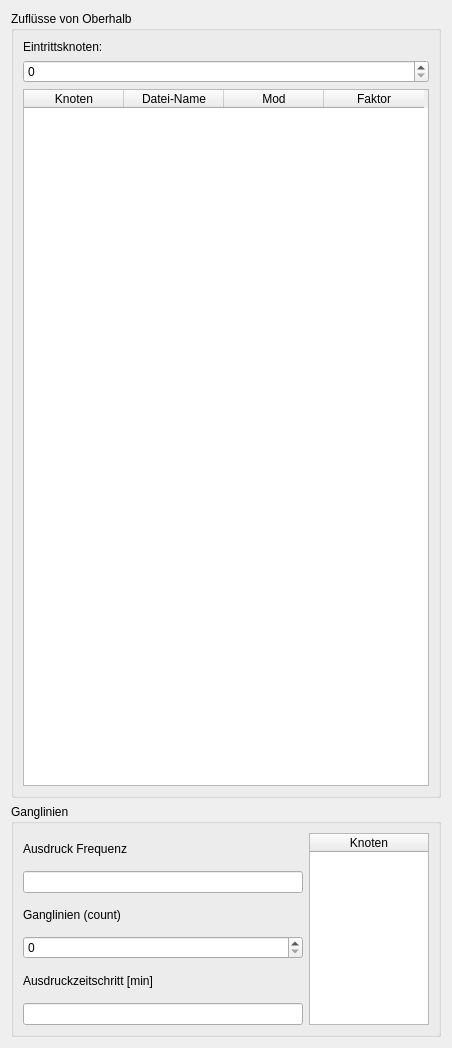
         <widget class="QWidget" name="zufgang">
          <property name="geometry">
           <rect>
            <x>0</x>
            <y>0</y>
            <width>452</width>
            <height>1048</height>
           </rect>
          </property>
          <attribute name="label">
           <string>Zuflussknoten und Ganglinie(n)</string>
          </attribute>
          <layout class="QVBoxLayout" name="verticalLayout_9">
           <item>
            <widget class="QGroupBox" name="groupBox_8">
             <property name="font">
              <font>
               <pointsize>9</pointsize>
               <weight>50</weight>
               <bold>false</bold>
              </font>
             </property>
             <property name="title">
              <string>Zuflüsse von Oberhalb</string>
             </property>
             <layout class="QVBoxLayout" name="verticalLayout_10">
              <item>
               <layout class="QGridLayout" name="gridLayout_5">
                <item row="3" column="0">
                 <widget class="QTableWidget" name="p_nupe">
                  <property name="alternatingRowColors">
                   <bool>true</bool>
                  </property>
                  <column>
                   <property name="text">
                    <string>Knoten</string>
                   </property>
                  </column>
                  <column>
                   <property name="text">
                    <string>Datei-Name</string>
                   </property>
                  </column>
                  <column>
                   <property name="text">
                    <string>Mod</string>
                   </property>
                  </column>
                  <column>
                   <property name="text">
                    <string>Faktor</string>
                   </property>
                  </column>
                 </widget>
                </item>
                <item row="0" column="0">
                 <widget class="QLabel" name="label_50">
                  <property name="font">
                   <font>
                    <pointsize>9</pointsize>
                    <weight>50</weight>
                    <bold>false</bold>
                   </font>
                  </property>
                  <property name="text">
                   <string>Eintrittsknoten:</string>
                  </property>
                 </widget>
                </item>
                <item row="2" column="0">
                 <widget class="QSpinBox" name="p_nqin">
                  <property name="font">
                   <font>
                    <pointsize>9</pointsize>
                    <weight>50</weight>
                    <bold>false</bold>
                   </font>
                  </property>
                 </widget>
                </item>
               </layout>
              </item>
             </layout>
            </widget>
           </item>
           <item>
            <widget class="QGroupBox" name="groupBox_9">
             <property name="font">
              <font>
               <pointsize>9</pointsize>
               <weight>50</weight>
               <bold>false</bold>
              </font>
             </property>
             <property name="title">
              <string>Ganglinien</string>
             </property>
             <layout class="QGridLayout" name="gridLayout_6">
              <item row="5" column="0">
               <widget class="QLineEdit" name="p_dtwel"/>
              </item>
              <item row="4" column="0">
               <widget class="QLabel" name="label_52">
                <property name="text">
                 <string>Ausdruckzeitschritt [min]</string>
                </property>
               </widget>
              </item>
              <item row="1" column="0">
               <widget class="QLineEdit" name="p_list_">
                <property name="font">
                 <font>
                  <pointsize>9</pointsize>
                  <weight>50</weight>
                  <bold>false</bold>
                 </font>
                </property>
               </widget>
              </item>
              <item row="3" column="0">
               <widget class="QSpinBox" name="p_nwel"/>
              </item>
              <item row="2" column="0">
               <widget class="QLabel" name="label_51">
                <property name="text">
                 <string>Ganglinien (count)</string>
                </property>
               </widget>
              </item>
              <item row="0" column="0">
               <widget class="QLabel" name="label_38">
                <property name="font">
                 <font>
                  <pointsize>9</pointsize>
                  <weight>50</weight>
                  <bold>false</bold>
                 </font>
                </property>
                <property name="text">
                 <string>Ausdruck Frequenz</string>
                </property>
               </widget>
              </item>
              <item row="0" column="1" rowspan="6">
               <widget class="QTableWidget" name="p_kwel_table">
                <property name="maximumSize">
                 <size>
                  <width>120</width>
                  <height>16777215</height>
                 </size>
                </property>
                <property name="alternatingRowColors">
                 <bool>true</bool>
                </property>
                <property name="showGrid">
                 <bool>true</bool>
                </property>
                <attribute name="horizontalHeaderStretchLastSection">
                 <bool>true</bool>
                </attribute>
                <column>
                 <property name="text">
                  <string>Knoten</string>
                 </property>
                </column>
               </widget>
              </item>
             </layout>
            </widget>
           </item>
          </layout>
         </widget>
